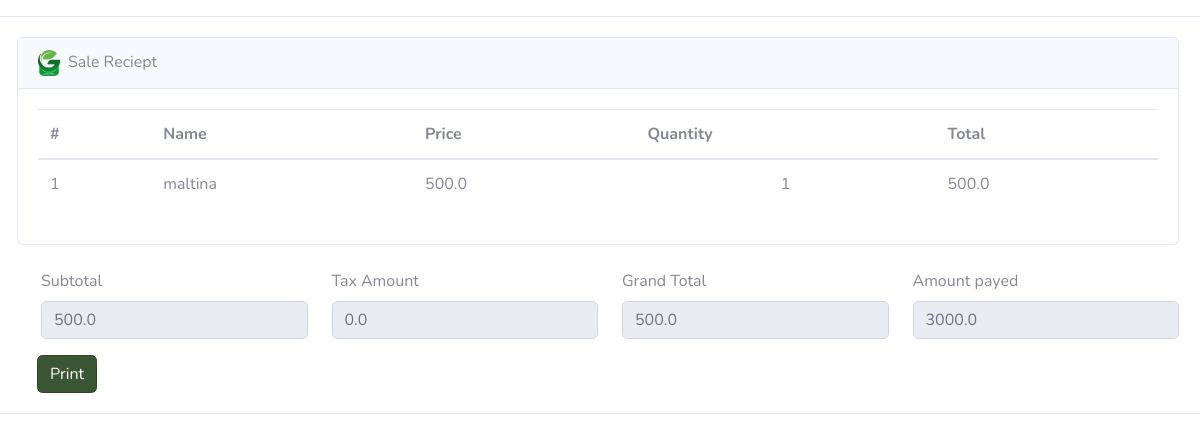
Page /sales/invoice/18 (signed in) on the committed database.
### sales/models.py (models this page shows, shortened)
class SaleDetail(models.Model):
    sale = models.ForeignKey(
        Sale, models.DO_NOTHING, db_column='sale')
    product = models.ForeignKey(
        Product, models.DO_NOTHING, db_column='product')
    price = models.FloatField()
    quantity = models.IntegerField()
    total_detail = models.FloatField()
    class Meta:
        db_table = 'SaleDetails'

class Sale(models.Model):
    user = models.ForeignKey(User, on_delete=models.CASCADE, null=True)
    date_added = models.DateTimeField(default=django.utils.timezone.now)
    customer = models.ForeignKey(
        Customer, models.DO_NOTHING, db_column='customer', null=True, default="Unregistered")
    product = models.CharField(default="product", max_length=50)
    sub_total = models.FloatField(default=0)
    grand_total = models.FloatField(default=0)
    tax_amount = models.FloatField(default=0)
    tax_percentage = models.FloatField(default=0)
    amount_payed = models.FloatField(default=0)
    amount_change = models.FloatField(default=0)
    class Meta:
        db_table = 'Sales'

### products/models.py (models this page shows, shortened)
class Product(models.Model):
    STATUS_CHOICES = (  # new
        ("ACTIVE", "Active"),
        ("INACTIVE", "Inactive")
    )
    name = models.CharField(max_length=256)
    description = models.TextField(max_length=256)
    status = models.CharField(
        choices=STATUS_CHOICES,
        max_length=100,
        verbose_name="Status of the product",
    )
    price = models.FloatField(default=0)
    class Meta:
        db_table = "Product"

### sales/views.py (the view)
@login_required(login_url="/accounts/login/")
def sales_invoice_view(request, sale_id):
    try:
        sale = Sale.objects.get(id=sale_id)
        details = SaleDetail.objects.filter(sale=sale)
        context = {
            "active_icon": "sales",
            "sale": sale,
            "details": details,
        }
        return render(request, "sales/sales_invoice.html", context=context)
    except Exception as e:
        messages.success(
            request, 'There was an error getting the sale!', extra_tags="danger")
        print(e)
        return redirect('sales:sales_list')

### templates/sales/sales_invoice.html (shortened to what this page needs)
{% load static %}
<!DOCTYPE html>
<html lang="en">
<head>
    <link href="{% static 'css/sb-admin-2.min.css' %}" rel="stylesheet">
</head>
<body>
<form action="{% url 'sales:sales_add' %}" class="saleForm" method="post">
    <div class="row mt-3">
        <div class="card col-md-12">
            <div class="card-body ml-2">
                <div class="row">
                    <div class="col-md-12 pl-0">
                        <div class="card card-secondary">
                            <div class="card-header"><img class="img-profile pr-2" style="width:30px"
                                src="{% static 'img/LOGO.png' %}">Sale Reciept</div>
                            <div class="card-body">
                                <div class="card-body table-responsive p-0">
                                    <table class="table table-hover text-nowrap" id="table_products">
                                        <thead>
                                            <tr>
                                                <th>#</th>
                                                <th>Name</th>
                                                <th>Price</th>
                                                <th>Quantity</th>
                                                <th>Total</th>
                                                </tr>
                                            </thead>
                                        <tbody>
                                            {% for detail in details %}
                                            <tr>
                                                <td>{{forloop.counter}}</td>
                                                <td>{{detail.product.name}}</td>
                                                <td>{{detail.price}}</td>
                                                <td class="text-center">{{detail.quantity}}</td>
                                                <td>{{detail.total_detail}}</td>
                                            </tr>
                                            {% endfor %}
                                        </tbody>
                                    </table>
                                </div>
                            </div>
                        </div>
                    </div>
                    <div class="col-md-12 pr-0">
                        <div class="">
                            <div class="mt-4 mb-3" style="display:flex">
                                <div class=" col-md-3">
                                    <label>Subtotal</label>
                                    <div class="input-group">
                                        <input name="sub_total" class="form-control" value="{{sale.sub_total}}" readonly>
                                    </div>
                                </div>
                                <div class="col-md-3">
                                    <label>Tax Amount</label>
                                    <div class="input-group">
                                        <input name="tax_amount" class="form-control" value="{{sale.tax_amount}}" readonly>
                                    </div>
                                </div>
                                <div class="col-md-3">
                                    <label>Grand Total</label>
                                    <div class="input-group">
                                        <input name="grand_total" class="form-control" value="{{sale.grand_total}}" readonly>
                                    </div>
                                </div>
                                <div class="col-md-3">
                                    <label>Amount payed</label>
                                    <div class="input-group">
                                        <input name="amount_payed" class="form-control" value="{{sale.amount_payed}}" readonly>
                                    </div>
                                </div>
                            </div>
                            <button class="btn btn-primary ml-2 content-screen" onclick="window.print()">Print</button>
                    </div>
                </div>
            </div>
        </div>
    </div>
</form>
</body>

### rows in the picture
SaleDetail: product.name "maltina", price "500.0", quantity "1", total_detail "500.0"
Sale: sub_total "500.0", tax_amount "0.0", grand_total "500.0", amount_payed "3000.0"
